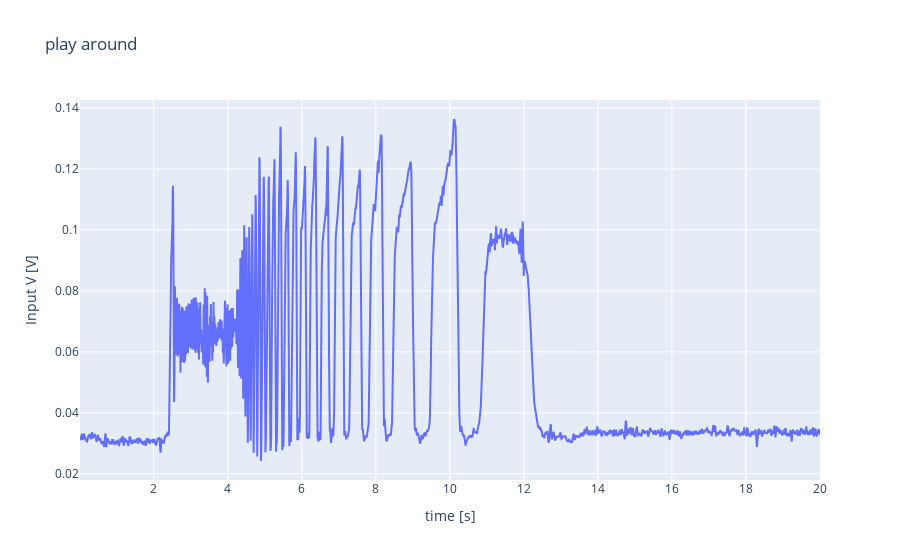

Write notebook code for a chart like this one.
### Code cell
fig = go.Figure(data=[go.Scatter(x=x, y=savgol_filter(np.array(test), 11,3), name='Photoresistor')#,
                      #go.Scatter(y=case, name='Vo')#,
                      #go.Scatter(x=x, y=nothing, name='shorting?')
                      ],
                layout=dict(title=title, xaxis={'title': 'time [s]'},
                            yaxis={'title': 'Input V [V]'}))
fig.show()

### Figure 1 — Plotly figure (JSON) as saved in the notebook; plotly's stock layout.template omitted (floating-point values rounded to 4 significant figures; data arrays with more than 128 entries replaced by an {"elided": "..."} marker saying what was removed)
{"data": [{"name": "Photoresistor", "type": "scatter", "x": {"elided": "3774 float values"}, "y": {"elided": "3774 float values"}}], "layout": {"title": {"text": "play around"}, "xaxis": {"title": {"text": "time [s]"}}, "yaxis": {"title": {"text": "Input V [V]"}}}}
